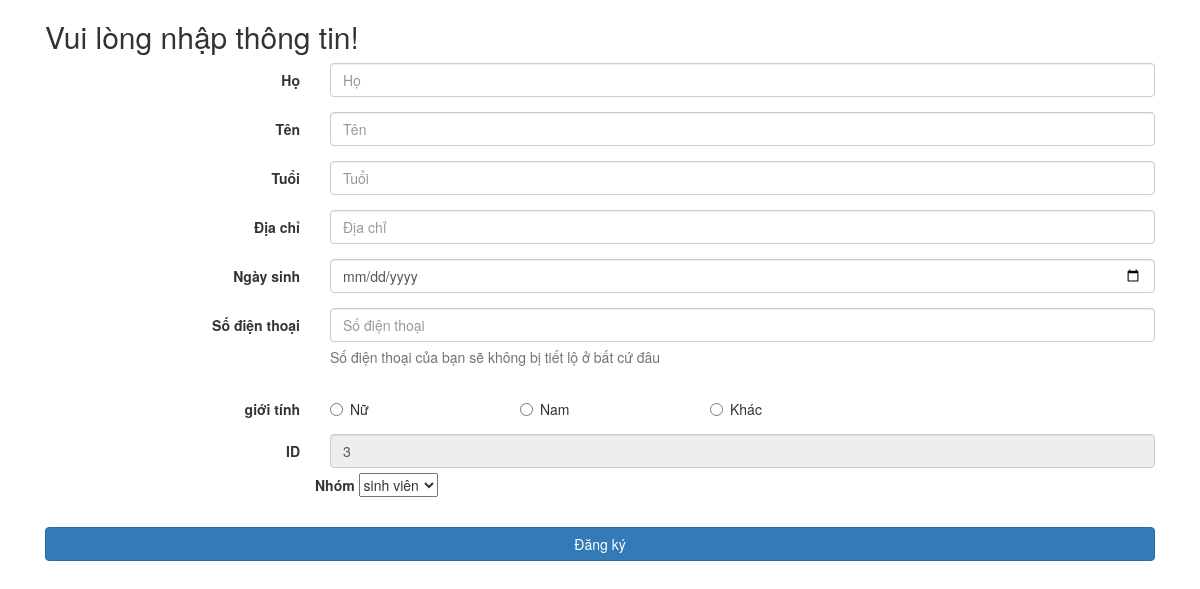
Before: /register/create_infor.php?accout=phamthokd@gmail.com with the older database file.
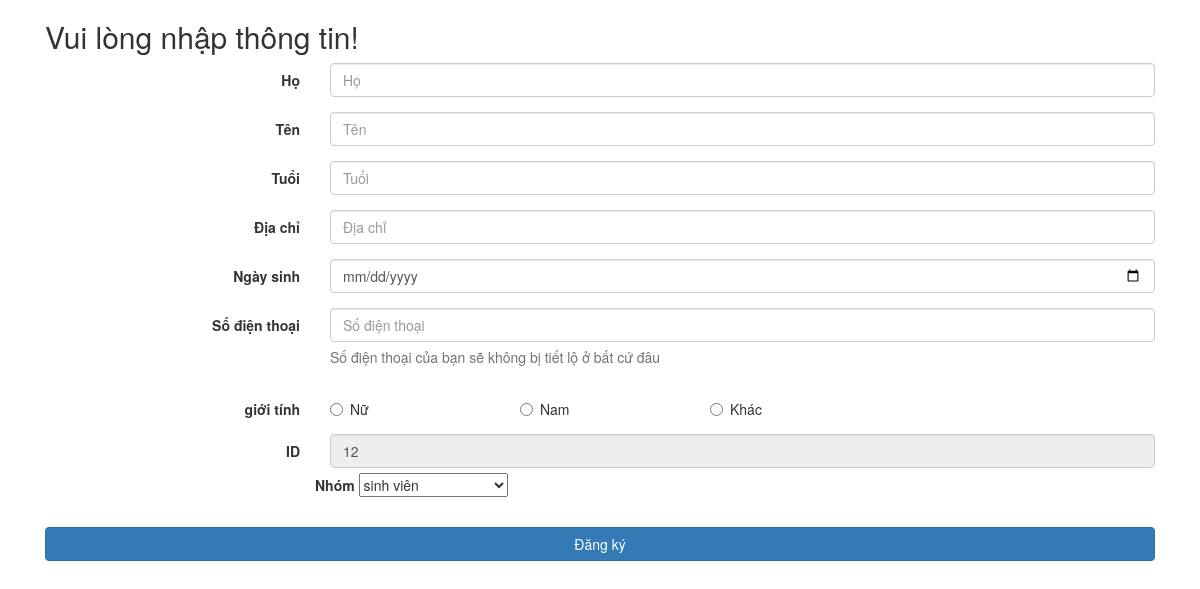
After: the same page with the newer database file.
### tables this page shows
CREATE TABLE `users` (
  `userid` int(6) UNSIGNED NOT NULL,
  `email` varchar(60) NOT NULL,
  `password` char(60) NOT NULL,
  `registration_date` datetime NOT NULL DEFAULT current_timestamp(),
  `user_level` tinyint(10) NOT NULL DEFAULT 0,
  `status` tinyint(1) NOT NULL DEFAULT 0,
  `code` tinyint(4) NOT NULL
);

### register/create_infor.php (the view, shortened to what the changed rows need)
<!DOCTYPE html>
<html lang="en">
<head>
    <link href="https://cdn.jsdelivr.net/npm/bootstrap@5.0.2/dist/css/bootstrap.min.css" rel="stylesheet">
    <link rel="stylesheet" href="https://cdnjs.cloudflare.com/ajax/libs/font-awesome/5.15.4/css/all.min.css" />
</head>
<body>
    <link href="//maxcdn.bootstrapcdn.com/bootstrap/4.0.0/css/bootstrap.min.css" rel="stylesheet" id="bootstrap-css">
<link href="//netdna.bootstrapcdn.com/bootstrap/3.2.0/css/bootstrap.min.css" rel="stylesheet" id="bootstrap-css">
<div class="container">
        <form class="form-horizontal" role="form" action="process_infor.php" method="post">
            <h2>Vui lòng nhập thông tin!</h2>
            <div class="form-group">
                <div class="col-sm-9">
                    <input type="text" id="userid" name="userid" class="form-control" value=
                    <?php if (isset($_GET['accout'])) {
                        $email = $_GET['accout'];
                        require("../config/db.php");
                        $sql = "SELECT * FROM `users` WHERE `email` LIKE '$email'";
                        $result = mysqli_query($conn,$sql);
                        if(mysqli_num_rows($result)>0){
                            while($row = mysqli_fetch_assoc($result)){
                                $ID = $row['userid'];
                                echo ''.$ID.'';
                                }
                        }
                        }
                        ?>
         readonly>
        <div class="form-group">
                <label for="group" class="control-label">Nhóm</label>
                <select name="group" id="group">
                </select>
        </div>
                </div>
            </div>
        </form>
    </div>
</body>
</html>

Changed rows visible on the page:
removed users: userid "3"
added users: userid "12"
